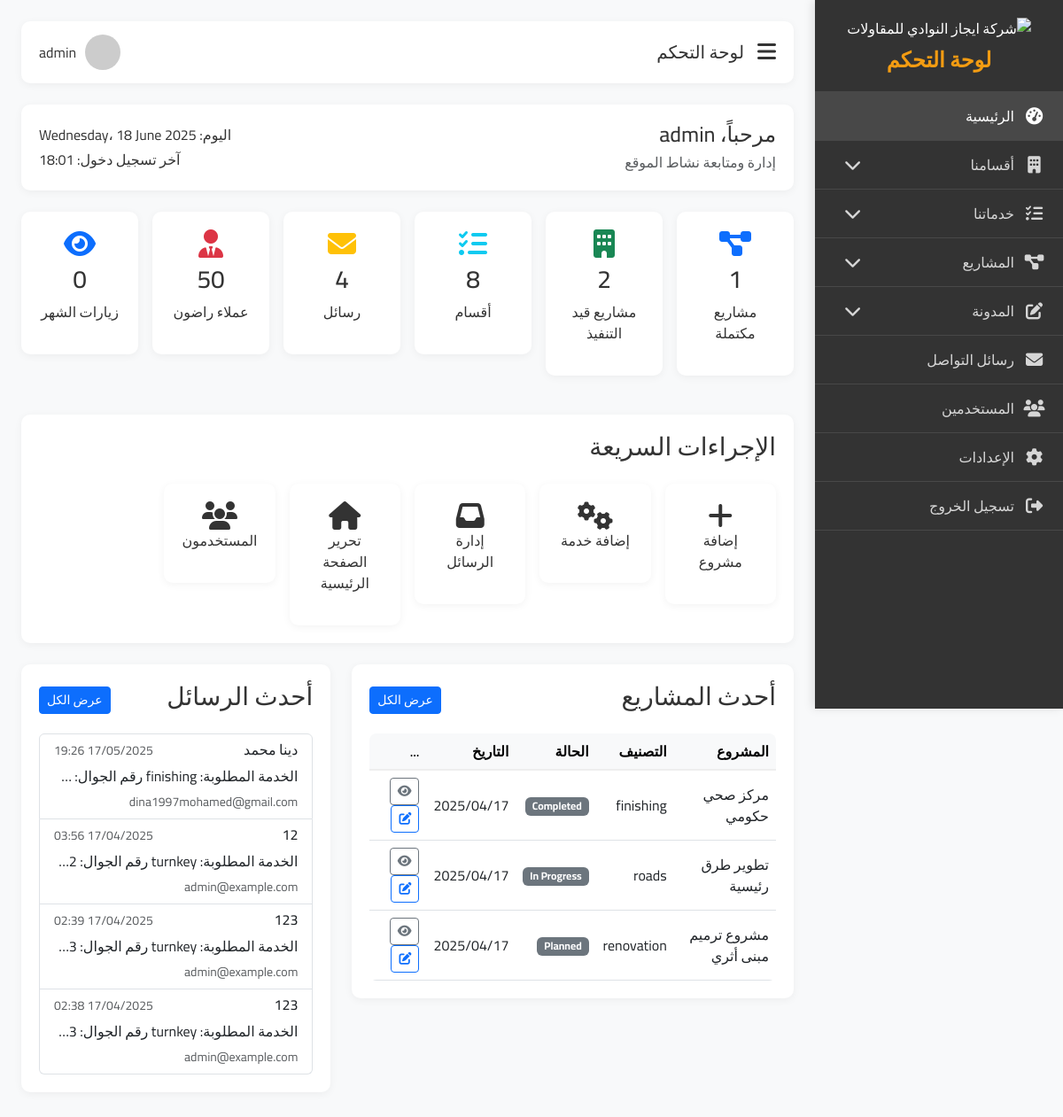
Page /ejaz/admin/index.php (signed in) on the committed database.
### tables this page shows
CREATE TABLE `projects` (
  `id` int NOT NULL,
  `project_title_ar` varchar(255) DEFAULT NULL,
  `project_title_en` varchar(255) DEFAULT NULL,
  `project_category` varchar(100) DEFAULT NULL,
  `department_id` int DEFAULT NULL,
  `location_ar` varchar(255) DEFAULT NULL,
  `location_en` varchar(255) DEFAULT NULL,
  `client` varchar(255) DEFAULT NULL,
  `area` float DEFAULT NULL,
  `start_date` date DEFAULT NULL,
  `end_date` date DEFAULT NULL,
  `status` varchar(100) DEFAULT NULL,
  `is_featured` tinyint(1) DEFAULT '0',
  `main_image` varchar(255) DEFAULT NULL,
  `summary_ar` text,
  `summary_en` text,
  `description_ar` text,
  `description_en` text,
  `video_url` varchar(255) DEFAULT NULL,
  `meta_title_ar` varchar(255) DEFAULT NULL,
  `meta_title_en` varchar(255) DEFAULT NULL,
  `meta_description_ar` text,
  `meta_description_en` text,
  `meta_keywords` text,
  `publish_status` enum('published','draft','scheduled') DEFAULT 'draft',
  `schedule_date` datetime DEFAULT NULL,
  `created_at` timestamp NOT NULL DEFAULT CURRENT_TIMESTAMP
);

CREATE TABLE `contact_messages` (
  `id` int NOT NULL,
  `name` varchar(100) DEFAULT NULL,
  `email` varchar(100) DEFAULT NULL,
  `subject` varchar(255) DEFAULT NULL,
  `message` text,
  `created_at` timestamp NOT NULL DEFAULT CURRENT_TIMESTAMP
);

### ejaz/admin/index.php (the view, shortened to what this page needs)
<?php
require_once '../config/db.php';
$stats = [];
$stmt = $pdo->prepare("SELECT COUNT(*) FROM projects WHERE status = 'completed'");
$stmt->execute();
$stats['completed_projects'] = $stmt->fetchColumn();
$stmt = $pdo->prepare("SELECT COUNT(*) FROM projects WHERE status <> 'completed'");
$stmt->execute();
$stats['in_progress_projects'] = $stmt->fetchColumn();
$stmt = $pdo->query("SELECT COUNT(*) FROM departments");
$stats['departments'] = $stmt->fetchColumn();
$stmt = $pdo->query("SELECT COUNT(*) FROM contact_messages");
$stats['new_messages'] = $stmt->fetchColumn();
$stmt = $pdo->prepare("SELECT value FROM counters WHERE label_en = 'Satisfied Clients' LIMIT 1");
$stmt->execute();
$stats['satisfied_clients'] = $stmt->fetchColumn() ?? 0;
$stats['visits_month'] = 0;
$stmt = $pdo->query("SELECT project_title_ar, project_category, status, created_at, id
                     FROM projects
                     ORDER BY created_at DESC
                     LIMIT 5");
$recentProjects = $stmt->fetchAll();
$stmt = $pdo->query("SELECT name, email, message, created_at
                     FROM contact_messages
                     ORDER BY created_at DESC
                     LIMIT 5");
$recentMessages = $stmt->fetchAll();
?>
<!DOCTYPE html>
<html lang="ar" dir="rtl">
<head>
    <link href="https://cdn.jsdelivr.net/npm/bootstrap@5.3.0/dist/css/bootstrap.rtl.min.css" rel="stylesheet">
    <link href="https://cdnjs.cloudflare.com/ajax/libs/font-awesome/6.4.0/css/all.min.css" rel="stylesheet">
    <link href="../assets/css/admin/style.css" rel="stylesheet">
</head>
<body>
<?php include '../includes/admin/sidebar.php'; ?>
<div class="main-content p-4">
    <div class="top-navbar mb-4">
        <div class="d-flex align-items-center">
            <span class="menu-toggle" onclick="toggleSidebar()"><i class="fas fa-bars"></i></span>
            <h5 class="mb-0 me-3">لوحة التحكم</h5>
        </div>
        <div class="user-dropdown">
            <div class="user-dropdown-toggle" onclick="toggleUserDropdown()">
                <img src="https://randomuser.me/api/portraits/men/32.jpg" class="user-avatar" alt="">
                <span><?= htmlspecialchars($_SESSION['admin_name'] ?? 'المدير') ?></span>
            </div>
        </div>
    </div>
    <div class="content-box mb-4">
        <div class="d-flex justify-content-between align-items-center">
            <div>
                <h4 class="mb-1">مرحباً، <?= htmlspecialchars($_SESSION['admin_name'] ?? ''); ?></h4>
                <p class="text-muted mb-0">إدارة ومتابعة نشاط الموقع</p>
            </div>
            <div class="text-end">
                <p class="mb-1">اليوم: <?= date('l، d F Y', time()); ?></p>
                <p class="mb-0">آخر تسجيل دخول: <?= date('H:i', $_SESSION['last_login'] ?? time()); ?></p>
            </div>
        </div>
    </div>
    <div class="row g-3 mb-4">
        <div class="col-md-4 col-lg-2">
            <div class="content-box text-center">
                <i class="fas fa-project-diagram fa-2x text-primary mb-2"></i>
                <h3><?= $stats['completed_projects'] ?></h3>
                <p>مشاريع مكتملة</p>
            </div>
        </div>
        <div class="col-md-4 col-lg-2">
            <div class="content-box text-center">
                <i class="fas fa-building fa-2x text-success mb-2"></i>
                <h3><?= $stats['in_progress_projects'] ?></h3>
                <p>مشاريع قيد التنفيذ</p>
            </div>
        </div>
        <div class="col-md-4 col-lg-2">
            <div class="content-box text-center">
                <i class="fas fa-tasks fa-2x text-info mb-2"></i>
                <h3><?= $stats['departments'] ?></h3>
                <p>أقسام</p>
            </div>
        </div>
        <div class="col-md-4 col-lg-2">
            <div class="content-box text-center">
                <i class="fas fa-envelope fa-2x text-warning mb-2"></i>
                <h3><?= $stats['new_messages'] ?></h3>
                <p>رسائل</p>
            </div>
        </div>
        <div class="col-md-4 col-lg-2">
            <div class="content-box text-center">
                <i class="fas fa-user-tie fa-2x text-danger mb-2"></i>
                <h3><?= $stats['satisfied_clients'] ?></h3>
                <p>عملاء راضون</p>
            </div>
        </div>
        <div class="col-md-4 col-lg-2">
            <div class="content-box text-center">
                <i class="fas fa-eye fa-2x text-primary mb-2"></i>
                <h3><?= $stats['visits_month'] ?></h3>
                <p>زيارات الشهر</p>
            </div>
        </div>
    </div>
    <div class="content-box mb-4">
        <div class="d-flex justify-content-between mb-3">
            <h3>الإجراءات السريعة</h3>
        </div>
        <div class="row g-3">
            <div class="col-sm-6 col-md-4 col-lg-2">
                <div class="quick-action-card" onclick="location.href='projects/add.php'">
                    <i class="fas fa-plus fa-2x"></i>
                    <p>إضافة مشروع</p>
                </div>
            </div>
            <div class="col-sm-6 col-md-4 col-lg-2">
                <div class="quick-action-card" onclick="location.href='services/add.php'">
                    <i class="fas fa-cogs fa-2x"></i>
                    <p>إضافة خدمة</p>
                </div>
            </div>
            <div class="col-sm-6 col-md-4 col-lg-2">
                <div class="quick-action-card" onclick="location.href='contact_messages/list.php'">
                    <i class="fas fa-inbox fa-2x"></i>
                    <p>إدارة الرسائل</p>
                </div>
            </div>
            <div class="col-sm-6 col-md-4 col-lg-2">
                <div class="quick-action-card" onclick="location.href='homepage/edit.php'">
                    <i class="fas fa-home fa-2x"></i>
                    <p>تحرير الصفحة الرئيسية</p>
                </div>
            </div>
            <div class="col-sm-6 col-md-4 col-lg-2">
                <div class="quick-action-card" onclick="location.href='admin_users/index.php'">
                    <i class="fas fa-users fa-2x"></i>
                    <p>المستخدمون</p>
                </div>
            </div>
        </div>
    </div>
    <div class="row g-4">
        <div class="col-lg-7">
            <div class="content-box">
                <div class="d-flex justify-content-between align-items-center mb-3">
                    <h3>أحدث المشاريع</h3>
                    <a href="projects/list.php" class="btn btn-sm btn-primary">عرض الكل</a>
                </div>
                <div class="table-responsive">
                    <table class="table table-hover align-middle">
                        <thead class="table-light">
                        <tr>
                            <th>المشروع</th>
                            <th>التصنيف</th>
                            <th>الحالة</th>
                            <th>التاريخ</th>
                            <th>...</th>
                        </tr>
                        </thead>
                        <tbody>
                        <?php foreach($recentProjects as $pr): ?>
                            <tr>
                                <td><?= htmlspecialchars($pr['project_title_ar']) ?></td>
                                <td><?= htmlspecialchars($pr['project_category']) ?></td>
                                <td>
                    <span class="badge
                      <?= $pr['status']==='completed'?'bg-success':
                        ($pr['status']==='design'?'bg-info':
                            ($pr['status']==='execution'?'bg-warning':'bg-secondary')) ?>">
                      <?= htmlspecialchars($pr['status']) ?>
                    </span>
                                </td>
                                <td><?= date('Y/m/d', strtotime($pr['created_at'])) ?></td>
                                <td>
                                    <a href="projects/view.php?id=<?= $pr['id'] ?>" class="btn btn-sm btn-outline-secondary">
                                        <i class="fas fa-eye"></i>
                                    </a>
                                    <a href="projects/add.php?id=<?= $pr['id'] ?>" class="btn btn-sm btn-outline-primary">
                                        <i class="fas fa-edit"></i>
                                    </a>
                                </td>
                            </tr>
                        <?php endforeach; ?>
                        </tbody>
                    </table>
                </div>
            </div>
        </div>
        <div class="col-lg-5">
            <div class="content-box">
                <div class="d-flex justify-content-between align-items-center mb-3">
                    <h3>أحدث الرسائل</h3>
                    <a href="contact_messages/list.php" class="btn btn-sm btn-primary">عرض الكل</a>
                </div>
                <div class="list-group">
                    <?php foreach($recentMessages as $msg): ?>
                        <a href="contact_messages/view.php?id=<?= $msg['id'] ?>" class="list-group-item list-group-item-action">
                            <div class="d-flex justify-content-between">
                                <h6><?= htmlspecialchars($msg['name']) ?></h6>
                                <small class="text-muted"><?= date('d/m/Y H:i', strtotime($msg['created_at'])) ?></small>
                            </div>
                            <p class="mb-1 text-truncate"><?= htmlspecialchars($msg['message']) ?></p>
                            <small class="text-muted"><?= htmlspecialchars($msg['email']) ?></small>
                        </a>
                    <?php endforeach; ?>
                </div>
            </div>
        </div>
    </div>
</div>
</body>
</html>

### ejaz/includes/admin/sidebar.php (shortened to what this page needs)
<?php
function getBasePath() {
    $currentPath = $_SERVER['SCRIPT_NAME'];
    $adminDir = '';
    if (strpos($currentPath, '/admin/') !== false) {
        $pathParts = explode('/admin/', $currentPath);
        $adminDir = $pathParts[0] . '/admin';
    }
    return $adminDir;
}
$basePath = getBasePath();
?>
<div class="sidebar">
    <div class="sidebar-header">
        <img src="<?php echo $basePath; ?>/assets/img/logo-white.png" alt="شركة ايجاز النوادي للمقاولات">
        <h4>لوحة التحكم</h4>
    </div>
    <ul class="sidebar-menu">
        <li>
            <a href="<?php echo $basePath; ?>/index.php" class="<?php echo (strpos($_SERVER['PHP_SELF'], '/index.php') !== false) ? 'active' : ''; ?>">
                <i class="fas fa-tachometer-alt"></i>
                الرئيسية
            </a>
        </li>
        <li>
            <button class="submenu-toggle" onclick="toggleSubmenu(this)">
                <i class="fas fa-building"></i>
                أقسامنا
                <i class="fas fa-chevron-down menu-arrow"></i>
            </button>
        </li>
        <li>
            <button class="submenu-toggle" onclick="toggleSubmenu(this)">
                <i class="fas fa-tasks"></i>
                خدماتنا
                <i class="fas fa-chevron-down menu-arrow"></i>
            </button>
        </li>
        <li>
            <button class="submenu-toggle" onclick="toggleSubmenu(this)">
                <i class="fas fa-project-diagram"></i>
                المشاريع
                <i class="fas fa-chevron-down menu-arrow"></i>
            </button>
        </li>
        <li>
            <button class="submenu-toggle" onclick="toggleSubmenu(this)">
                <i class="fas fa-edit"></i>
                المدونة
                <i class="fas fa-chevron-down menu-arrow"></i>
            </button>
        </li>
        <li>
            <a href="<?php echo $basePath; ?>/messages/index.php" class="<?php echo (strpos($_SERVER['PHP_SELF'], '/messages/') !== false) ? 'active' : ''; ?>">
                <i class="fas fa-envelope"></i>
                رسائل التواصل
            </a>
        </li>
        <li>
            <a href="<?php echo $basePath; ?>/users/index.php" class="<?php echo (strpos($_SERVER['PHP_SELF'], '/users/') !== false) ? 'active' : ''; ?>">
                <i class="fas fa-users"></i>
                المستخدمين
            </a>
        </li>
        <li>
            <a href="<?php echo $basePath; ?>/settings/settings.php" class="<?php echo (strpos($_SERVER['PHP_SELF'], '/settings/') !== false) ? 'active' : ''; ?>">
                <i class="fas fa-cog"></i>
                الإعدادات
            </a>
        </li>
        <li>
            <a href="<?php echo $basePath; ?>/logout.php">
                <i class="fas fa-sign-out-alt"></i>
                تسجيل الخروج
            </a>
        </li>
    </ul>
</div>

### ejaz/assets/css/admin/style.css (style rules this page uses)
:root { --primary-color: #f39c12; --secondary-color: #3498db; --dark-color: #333; --light-color: #f4f4f4; --sidebar-width: 280px; --success: #28a745; --danger: #dc3545; --warning: #ffc107; --info: #17a2b8; }
body { font-family: 'Cairo', sans-serif; background-color: #f8f9fa; color: #333; overflow-x: hidden; }
.sidebar { width: var(--sidebar-width); height: 100vh; position: fixed; right: 0; top: 0; background-color: var(--dark-color); color: white; transition: all 0.3s ease; z-index: 1000; box-shadow: -3px 0 10px rgba(0, 0, 0, 0.1); overflow-y: auto; }
.sidebar-header { padding: 20px; text-align: center; border-bottom: 1px solid rgba(255, 255, 255, 0.1); }
.sidebar-header img { height: 60px; margin-bottom: 10px; }
.sidebar-header h4 { margin-bottom: 0; font-weight: 700; color: var(--primary-color); }
.sidebar-menu { list-style: none; padding: 0; margin: 0; }
.sidebar-menu li { border-bottom: 1px solid rgba(255, 255, 255, 0.1); }
.sidebar-menu a, .sidebar-menu button { display: flex; align-items: center; padding: 15px 20px; color: rgba(255, 255, 255, 0.8); text-decoration: none; transition: all 0.3s ease; background: transparent; border: none; width: 100%; text-align: right; }
.sidebar-menu a:hover, .sidebar-menu button:hover, .sidebar-menu a.active { background-color: rgba(255, 255, 255, 0.1); color: white; }
.sidebar-menu i { font-size: 1.2rem; margin-left: 10px; min-width: 25px; text-align: center; }
.menu-arrow { margin-right: auto; transition: transform 0.3s ease; }
.main-content { margin-right: var(--sidebar-width); padding: 20px; transition: all 0.3s ease; }
.top-navbar { background-color: white; padding: 15px 20px; margin-bottom: 20px; border-radius: 10px; box-shadow: 0 2px 10px rgba(0, 0, 0, 0.05); display: flex; justify-content: space-between; align-items: center; }
.menu-toggle { cursor: pointer; font-size: 1.5rem; color: var(--dark-color); margin-left: 15px; }
.user-dropdown { position: relative; }
.user-dropdown-toggle { display: flex; align-items: center; cursor: pointer; }
.user-avatar { width: 40px; height: 40px; border-radius: 50%; margin-left: 10px; object-fit: cover; }
.content-box { background-color: white; border-radius: 10px; padding: 20px; box-shadow: 0 2px 10px rgba(0, 0, 0, 0.05); margin-bottom: 20px; }
.table-responsive { border-radius: 8px; overflow: hidden; }
.table { margin-bottom: 0; }
.table thead th { background-color: #f8f9fa; font-weight: 600; border-bottom: 2px solid #eee; }
.quick-action-card { background-color: white; border-radius: 10px; padding: 20px; text-align: center; box-shadow: 0 2px 10px rgba(0, 0, 0, 0.05); transition: all 0.3s ease; cursor: pointer; display: flex; flex-direction: column; align-items: center; justify-content: center; }

### rows in the picture
projects: project_title_ar "مركز صحي حكومي", project_category "finishing", status "Completed", created_at "2025/04/17"
projects: project_title_ar "تطوير طرق رئيسية", project_category "roads", status "In Progress", created_at "2025/04/17"
projects: project_title_ar "مشروع ترميم مبنى أثري", project_category "renovation", status "Planned", created_at "2025/04/17"
contact_messages: name "دينا محمد", created_at "17/05/2025 19:26", email "dina1997mohamed@gmail.com"
contact_messages: name "12", created_at "17/04/2025 03:56", email "admin@example.com"
contact_messages: name "123", created_at "17/04/2025 02:39", email "admin@example.com"
contact_messages: name "123", created_at "17/04/2025 02:38", email "admin@example.com"

### other values in the picture
$_SESSION['admin_name'] "admin"
$stats['completed_projects'] "1"
$stats['in_progress_projects'] "2"
$stats['departments'] "8"
$stats['new_messages'] "4"
$stats['satisfied_clients'] "50"
$stats['visits_month'] "0"
